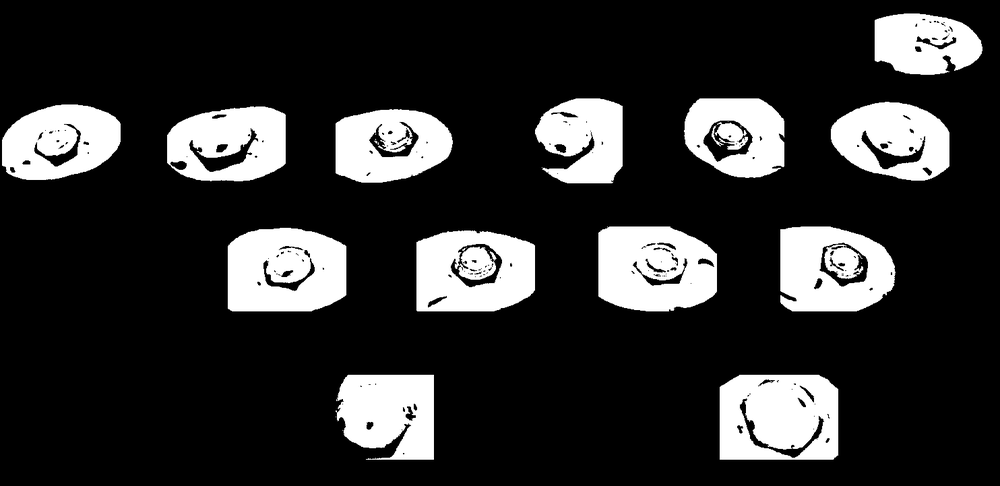
#> input picture _testcodes/Contour 외곽선 기준으로 내부 Hole들을 채워주는 코드/inside.PNG, 1000 x 486 px, shrunk from 1484 x 721 before the run
$ python Fullfill_inside.py
#> lines starting #> are read from the running program, lines starting #| are printed output that depends on the picture; after the words box and inside, x2 and y2 are one past the last pixel; in counts of white or black regions, pixels touching at a corner belong together
'''
    Threshold 내부에 빈공간(Hole)을 가득 체워주는 코드
    외부의 Contour를 기준으로 내부는 모두 체워버림.
    참고 링크: https://www.learnopencv.com/filling-holes-in-an-image-using-opencv-python-c/
'''

import cv2
import numpy as np

# 이미지 읽기
#im_in = cv2.imread('inside.PNG', cv2.IMREAD_GRAYSCALE);
im_in = cv2.imread('inside.PNG')
#> im_in is the input picture: shape (486, 1000, 3); min 0, max 255, mean 47.6

# 내부 체움 함수.
def fullfill_inside(im_in):

    im_in = cv2.cvtColor(im_in, cv2.COLOR_BGR2GRAY)     # 바이너리 이미지 일 경우 필요 없음.
#> im_in: shape (486, 1000)
    im_in = cv2.bitwise_not(im_in)                      # 비트 반전
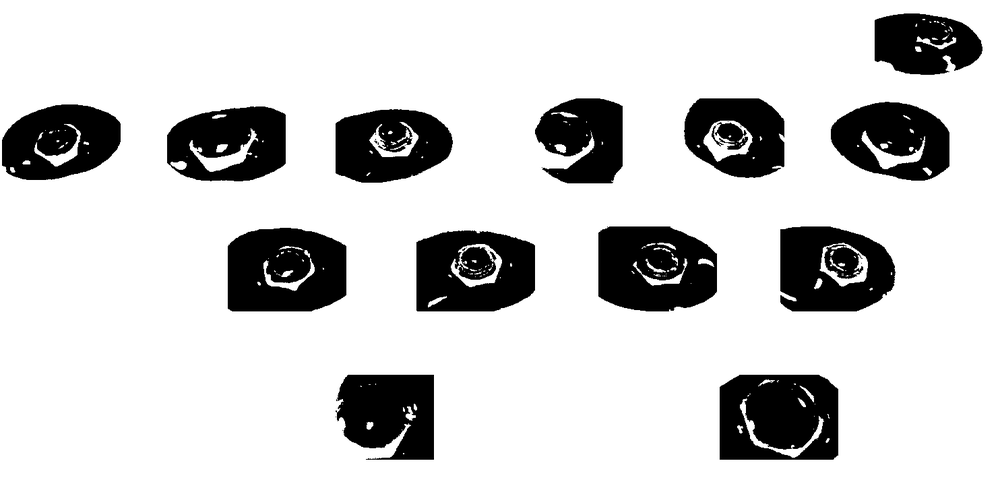
#> im_in: shape (486, 1000); min 0, max 255, mean 207.4

    # Threshold.
    # Set values equal to or above 220 to 0.
    # Set values below 220 to 255.

    th, im_th = cv2.threshold(im_in, 220, 255, cv2.THRESH_BINARY_INV);
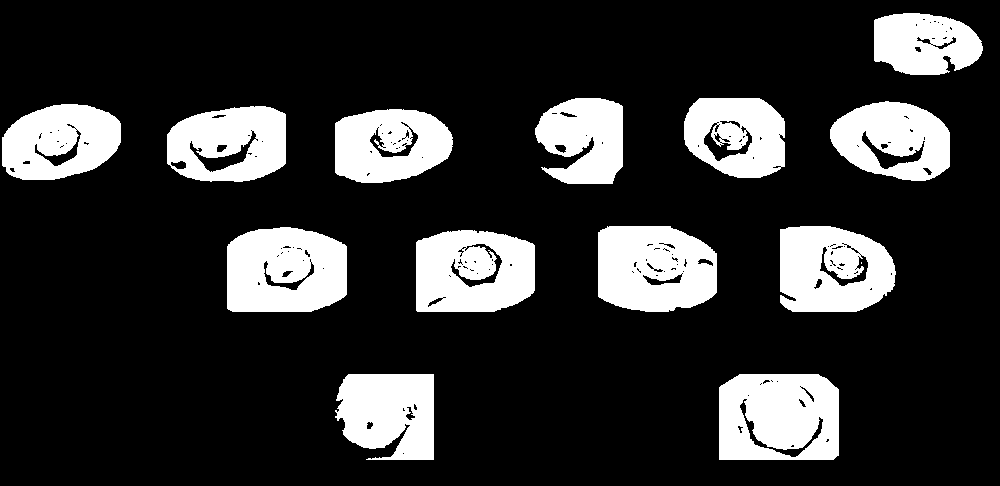
#> im_th: shape (486, 1000); 19.4% white; 14 white regions (1 under 20 px), largest, box (x1, y1, x2, y2) and area: (719, 374, 839, 460) 9391, (227, 227, 347, 312) 8825, (598, 226, 717, 312) 8634
    cv2.imshow('im_th', im_th)

    # Threshold 이미지 복사.
    im_floodfill = im_th.copy()
    # Mask used to flood filling.
    # Notice the size needs to be 2 pixels than the image.
    h, w = im_th.shape[:2]
#> h = 486; w = 1000
    mask = np.zeros((h + 2, w + 2), np.uint8)

    # Floodfill from point (0, 0)
    cv2.floodFill(im_floodfill, mask, (0, 0), 255);
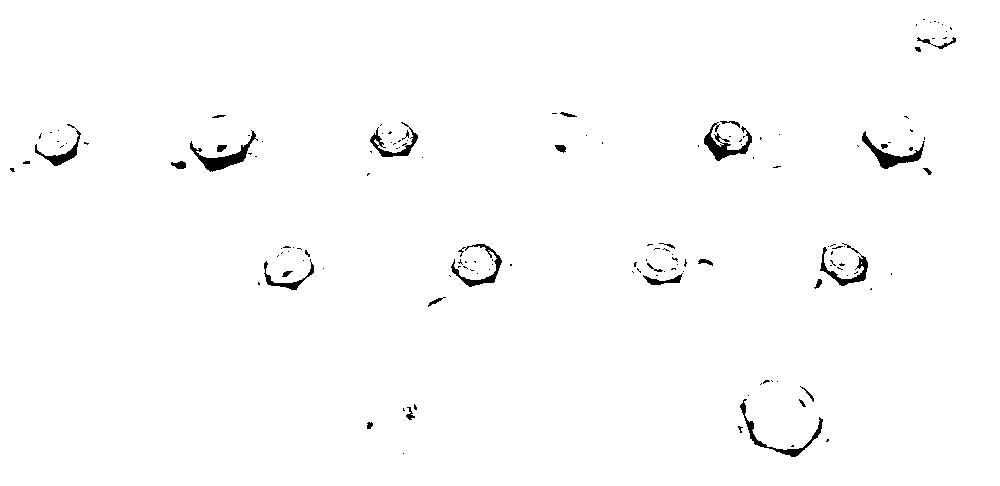
#> im_floodfill: shape (486, 1000); 98.8% white; 146 black regions (115 under 20 px), largest, box (x1, y1, x2, y2) and area: (190, 130, 258, 172) 678, (704, 122, 752, 161) 621, (862, 131, 925, 169) 598

    # Invert floodfilled image
    im_floodfill_inv = cv2.bitwise_not(im_floodfill)

    # Combine the two images to get the foreground.
    im_out = im_th | im_floodfill_inv                           # ***
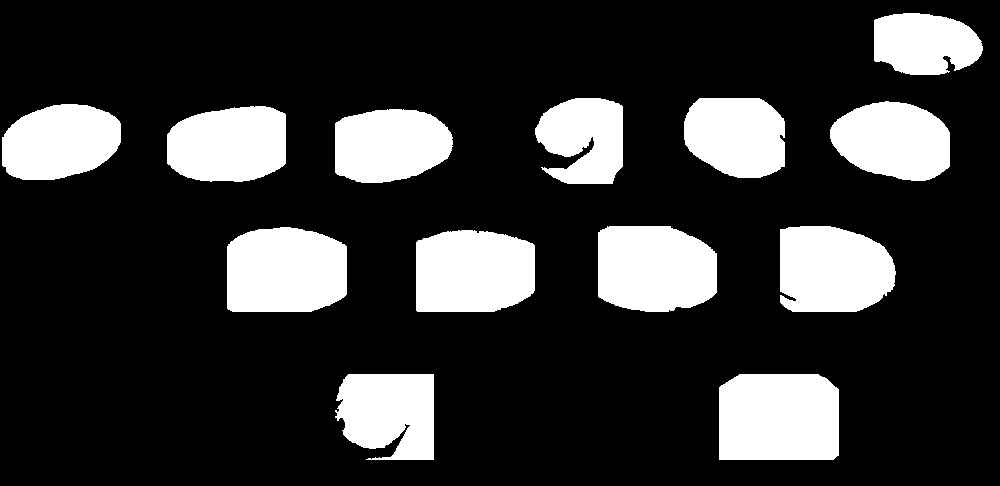
#> im_out: shape (486, 1000); 20.7% white; 13 white regions, largest, box (x1, y1, x2, y2) and area: (719, 374, 839, 460) 10025, (227, 227, 347, 312) 9203, (598, 226, 717, 312) 9010

    # Display images.
    # 이미지 프로세싱 과정 디스플레이
    cv2.imshow("Thresholded Image", im_th)
    cv2.imshow("Floodfilled Image", im_floodfill)
    cv2.imshow("Inverted Floodfilled Image", im_floodfill_inv)

    cv2.imshow("Foreground", im_out)

    # 내부 채움이 완성된 이미지 리턴.
    return im_out


res = fullfill_inside(im_in)
cv2.imshow('Final Result !!!!', res)
cv2.waitKey(0)
